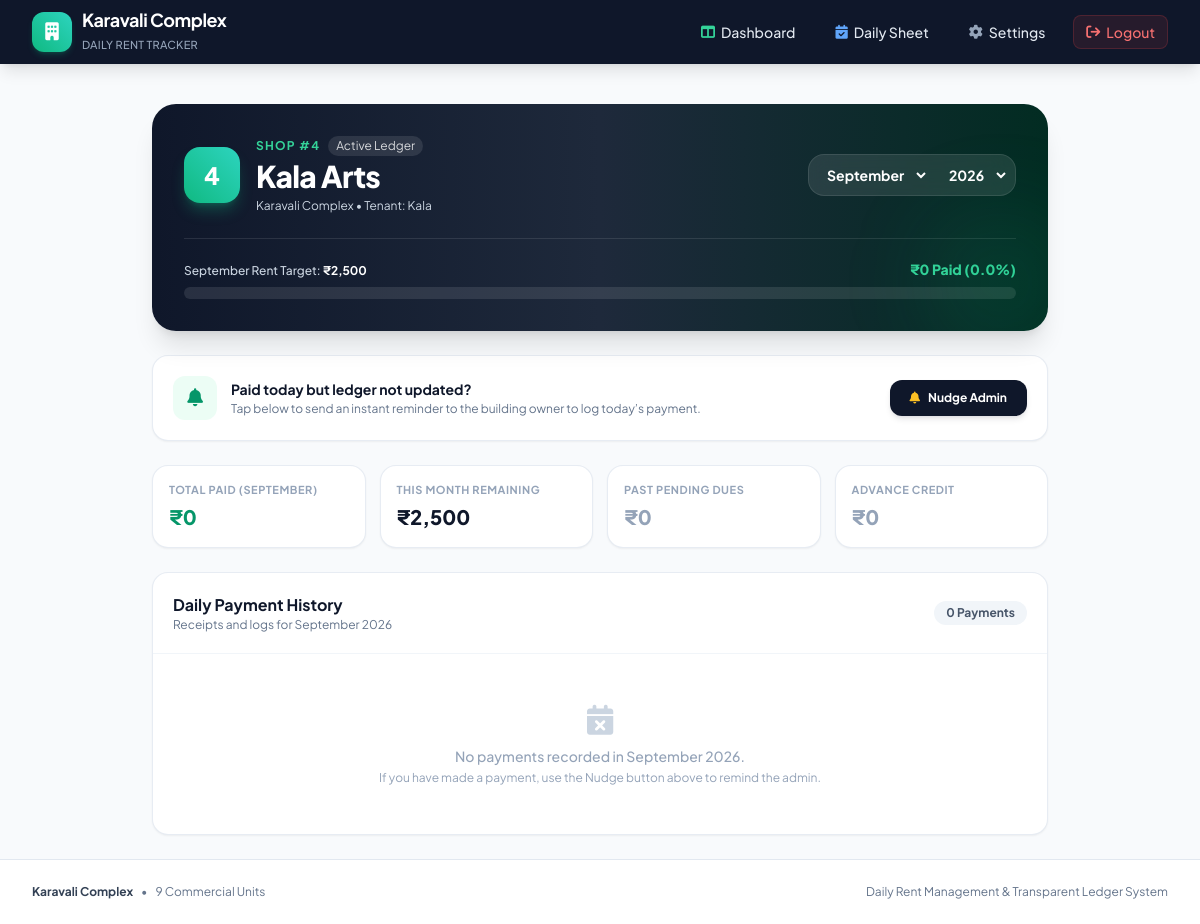
/shop/4 (signed in), run on the app's committed database.
### models.py (models this page shows, shortened)
class Shop(db.Model):
    __tablename__ = 'shops'
    id = db.Column(db.Integer, primary_key=True)
    shop_number = db.Column(db.Integer, unique=True, nullable=False)  # 1 to 9
    name = db.Column(db.String(120), nullable=False)                 # e.g., 'Namana Saloon'
    tenant_name = db.Column(db.String(120), nullable=True)
    phone = db.Column(db.String(20), nullable=True)
    monthly_rent = db.Column(db.Numeric(10, 2), default=0.00, nullable=False)
    status = db.Column(db.String(20), default='ACTIVE', nullable=False)  # 'ACTIVE' or 'VACANT'
    past_pending_balance = db.Column(db.Numeric(10, 2), default=0.00, nullable=False)
    advance_balance = db.Column(db.Numeric(10, 2), default=0.00, nullable=False)
    pin = db.Column(db.String(10), default='1234', nullable=False)  # 4-digit PIN for vendor login
    payments = db.relationship('Payment', backref='shop', cascade='all, delete-orphan', order_by='Payment.payment_date.desc(), Payment.id.desc()', lazy='dynamic')
    nudges = db.relationship('Nudge', backref='shop', cascade='all, delete-orphan', order_by='Nudge.created_at.desc()', lazy='dynamic')
    @property
    def is_active(self):
        return self.status == 'ACTIVE'
    def get_financial_summary(self, year=None, month=None):
        if year is None or month is None:
            today = date.today()
            year = today.year
            month = today.month
        if year < 2026 or (year == 2026 and month < 9):
            target_rent = Decimal('0.00')
        else:
            target_rent = Decimal(str(self.monthly_rent if self.is_active else 0.00))
        from sqlalchemy import extract, func
        month_payments_sum = db.session.query(func.coalesce(func.sum(Payment.amount), 0))\
            .filter(Payment.shop_id == self.id)\
            .filter(extract('year', Payment.payment_date) == year)\
            .filter(extract('month', Payment.payment_date) == month)\
            .scalar()
        total_paid_this_month = Decimal(str(month_payments_sum or 0.00))
        past_pending = Decimal(str(self.past_pending_balance or 0.00))
        advance = Decimal(str(self.advance_balance or 0.00))
        effective_rent = max(Decimal('0.00'), target_rent - advance)
        if total_paid_this_month >= effective_rent:
            this_month_remaining = Decimal('0.00')
            extra_paid = total_paid_this_month - effective_rent
        else:
            this_month_remaining = effective_rent - total_paid_this_month
            extra_paid = Decimal('0.00')
        net_past_pending = past_pending
        net_advance = Decimal('0.00')
        total_net_due = this_month_remaining + net_past_pending - net_advance
        return {
            'target_rent': float(target_rent),
            'total_paid_this_month': float(total_paid_this_month),
            'this_month_remaining': float(this_month_remaining),
            'past_pending': float(net_past_pending),
            'advance': float(net_advance),
            'total_net_due': float(total_net_due),
            'is_fulfilled': total_paid_this_month >= effective_rent and net_past_pending == 0,
            'percentage_paid': min(100.0, round((float(total_paid_this_month) / float(target_rent) * 100), 1)) if target_rent > 0 else 100.0
        }

### routes/vendor.py (the view)
@vendor_bp.route('/<int:shop_id>')
@login_required
@vendor_access_required
def shop_portal(shop_id):
    shop = Shop.query.get_or_404(shop_id)
    today = date.today()
    default_month = 9 if (today.year == 2026 and today.month < 9) else today.month
    default_year = 2026 if (today.year == 2026 and today.month < 9) else today.year
    selected_year = int(request.args.get('year', default_year))
    selected_month = int(request.args.get('month', default_month))
    summary = shop.get_financial_summary(selected_year, selected_month)
    payments = shop.payments.filter(
        extract('year', Payment.payment_date) == selected_year,
        extract('month', Payment.payment_date) == selected_month
    ).all()
    all_payments = shop.payments.limit(50).all()
    today_nudge = shop.nudges.filter_by(nudge_date=today, status='PENDING').first()
    has_nudged_today = today_nudge is not None
    today_payment = shop.payments.filter_by(payment_date=today).first()
    return render_template(
        'vendor/portal.html',
        shop=shop,
        summary=summary,
        payments=payments,
        all_payments=all_payments,
        has_nudged_today=has_nudged_today,
        today_payment=today_payment,
        selected_year=selected_year,
        selected_month=selected_month,
        today=today
    )

### models.py (called while the page is built)
    @property
    def is_admin(self):
        return self.role == 'ADMIN'

### routes/vendor.py (called while the page is built)
def vendor_access_required(f):
    @wraps(f)
    def decorated_function(shop_id, *args, **kwargs):
        if not current_user.is_authenticated:
            return redirect(url_for('auth.login'))
        if not current_user.is_admin and current_user.shop_id != shop_id:
            flash('Access restricted. You can only view your own shop ledger.', 'error')
            return redirect(url_for('vendor.shop_portal', shop_id=current_user.shop_id))
        return f(shop_id, *args, **kwargs)
    return decorated_function

### templates/vendor/portal.html (shortened to what this page needs)
{% extends 'base.html' %}
{% block content %}
<div class="max-w-4xl mx-auto space-y-6">
    <div class="bg-gradient-to-r from-slate-900 via-slate-800 to-emerald-950 text-white p-6 sm:p-8 rounded-3xl shadow-xl relative overflow-hidden">
        <div class="absolute -right-8 -bottom-8 w-40 h-40 bg-emerald-500/10 rounded-full blur-2xl pointer-events-none"></div>
        <div class="flex flex-col sm:flex-row sm:items-center justify-between gap-4 relative z-10">
            <div class="flex items-center gap-4">
                <div class="w-14 h-14 rounded-2xl bg-gradient-to-tr from-emerald-500 to-teal-400 flex items-center justify-center font-black text-2xl text-white shadow-lg shadow-emerald-500/30">
                    {{ shop.shop_number }}
                </div>
                <div>
                    <div class="flex items-center gap-2">
                        <span class="text-xs uppercase tracking-widest text-emerald-400 font-bold">Shop #{{ shop.shop_number }}</span>
                        <span class="text-xs bg-white/10 text-white/80 px-2 py-0.5 rounded-full">Active Ledger</span>
                    </div>
                    <h1 class="text-2xl sm:text-3xl font-extrabold tracking-tight mt-0.5">{{ shop.name }}</h1>
                    <p class="text-xs text-slate-300 mt-1">Karavali Complex • Tenant: {{ shop.tenant_name or 'Shopkeeper' }}</p>
                </div>
            </div>
            <form method="GET" action="{{ url_for('vendor.shop_portal', shop_id=shop.id) }}" class="flex items-center gap-2 bg-white/10 backdrop-blur-md p-1.5 rounded-2xl border border-white/10 text-white">
                <select name="month" onchange="this.form.submit()" class="bg-transparent text-xs sm:text-sm font-bold text-white px-2 py-1 outline-none cursor-pointer">
                    {% for m in range(1, 13) %}
                        <option value="{{ m }}" {% if m == selected_month %}selected{% endif %} class="text-slate-900">{{ m|month_name }}</option>
                    {% endfor %}
                </select>
                <select name="year" onchange="this.form.submit()" class="bg-transparent text-xs sm:text-sm font-bold text-white px-2 py-1 outline-none cursor-pointer">
                    {% for y in range(current_year - 2, current_year + 3) %}
                        <option value="{{ y }}" {% if y == selected_year %}selected{% endif %} class="text-slate-900">{{ y }}</option>
                    {% endfor %}
                </select>
            </form>
        </div>
        <div class="mt-6 pt-5 border-t border-white/10">
            <div class="flex justify-between items-baseline text-xs mb-2">
                <span class="text-slate-300 font-medium">{{ selected_month|month_name }} Rent Target: <span class="font-bold text-white">{{ summary.target_rent|inr }}</span></span>
                <span class="font-black text-emerald-400 text-sm">{{ summary.total_paid_this_month|inr }} Paid ({{ summary.percentage_paid }}%)</span>
            </div>
            <div class="w-full bg-white/10 rounded-full h-3 overflow-hidden p-0.5">
            </div>
        </div>
    </div>
    <div class="bg-white rounded-2xl p-5 border border-slate-200/80 shadow-sm flex flex-col sm:flex-row items-start sm:items-center justify-between gap-4">
        <div class="flex items-center gap-3.5">
            <div class="w-11 h-11 rounded-xl {% if has_nudged_today %}bg-amber-100 text-amber-700{% else %}bg-emerald-50 text-emerald-600{% endif %} flex items-center justify-center flex-shrink-0">
                <i class="fa-solid fa-bell text-lg"></i>
            </div>
            <div>
                <h3 class="font-bold text-slate-900 text-sm">Paid today but ledger not updated?</h3>
                <p class="text-xs text-slate-500 mt-0.5">
                    {% if today_payment %}
                        <span class="text-emerald-600 font-bold">✓ Today's payment ({{ today_payment.amount|inr }}) is already recorded!</span>
                    {% elif has_nudged_today %}
                        <span class="text-amber-600 font-bold">✓ Nudge sent to Admin for today. Waiting for update.</span>
                    {% else %}
                        Tap below to send an instant reminder to the building owner to log today’s payment.
                    {% endif %}
                </p>
            </div>
        </div>
        <div>
            {% if has_nudged_today %}
                <button type="button" disabled class="px-4 py-2.5 bg-amber-100 text-amber-800 text-xs font-bold rounded-xl cursor-not-allowed flex items-center gap-2">
                    <i class="fa-solid fa-check"></i>
                    <span>Nudge Sent Today</span>
                </button>
            {% else %}
                <form method="POST" action="{{ url_for('vendor.send_nudge', shop_id=shop.id) }}">
                    <button type="submit" class="px-5 py-2.5 bg-slate-900 hover:bg-slate-800 text-white text-xs font-bold rounded-xl shadow-md shadow-slate-900/10 transition flex items-center gap-2">
                        <i class="fa-solid fa-bell text-amber-400"></i>
                        <span>Nudge Admin</span>
                    </button>
                </form>
            {% endif %}
        </div>
    </div>
    <div class="grid grid-cols-2 sm:grid-cols-4 gap-3.5">
        <div class="bg-white p-4 rounded-2xl border border-slate-200/80 shadow-sm">
            <span class="text-[11px] font-bold uppercase tracking-wider text-slate-400 block">Total Paid ({{ selected_month|month_name }})</span>
            <div class="text-xl font-extrabold text-emerald-600 mt-1">{{ summary.total_paid_this_month|inr }}</div>
        </div>
        <div class="bg-white p-4 rounded-2xl border border-slate-200/80 shadow-sm">
            <span class="text-[11px] font-bold uppercase tracking-wider text-slate-400 block">This Month Remaining</span>
            <div class="text-xl font-extrabold {% if summary.this_month_remaining > 0 %}text-slate-900{% else %}text-emerald-600{% endif %} mt-1">
                {{ summary.this_month_remaining|inr }}
            </div>
        </div>
        <div class="bg-white p-4 rounded-2xl border border-slate-200/80 shadow-sm">
            <span class="text-[11px] font-bold uppercase tracking-wider text-slate-400 block">Past Pending Dues</span>
            <div class="text-xl font-extrabold {% if summary.past_pending > 0 %}text-rose-600{% else %}text-slate-400{% endif %} mt-1">
                {{ summary.past_pending|inr }}
            </div>
        </div>
        <div class="bg-white p-4 rounded-2xl border border-slate-200/80 shadow-sm">
            <span class="text-[11px] font-bold uppercase tracking-wider text-slate-400 block">Advance Credit</span>
            <div class="text-xl font-extrabold {% if summary.advance > 0 %}text-emerald-600{% else %}text-slate-400{% endif %} mt-1">
                {{ summary.advance|inr }}
            </div>
        </div>
    </div>
    <div class="bg-white rounded-2xl border border-slate-200/80 shadow-sm overflow-hidden">
        <div class="p-5 border-b border-slate-100 flex items-center justify-between">
            <div>
                <h3 class="font-bold text-slate-900 text-base">Daily Payment History</h3>
                <p class="text-xs text-slate-500">Receipts and logs for {{ selected_month|month_name }} {{ selected_year }}</p>
            </div>
            <span class="text-xs font-bold text-slate-600 bg-slate-100 px-3 py-1 rounded-full">
                {{ payments|length }} Payments
            </span>
        </div>
        {% if payments %}
            <div class="divide-y divide-slate-100">
                {% for p in payments %}
                    <div class="p-4 sm:px-6 hover:bg-slate-50/70 transition flex items-center justify-between gap-4">
                        <div class="flex items-center gap-3.5">
                            <div class="w-10 h-10 rounded-xl {% if p.payment_mode == 'UPI' %}bg-blue-50 text-blue-600{% else %}bg-emerald-50 text-emerald-600{% endif %} flex items-center justify-center font-bold text-sm">
                                {% if p.payment_mode == 'UPI' %}
                                    <i class="fa-solid fa-mobile-screen"></i>
                                {% else %}
                                    <i class="fa-solid fa-money-bill-wave"></i>
                                {% endif %}
                            </div>
                            <div>
                                <div class="font-bold text-slate-900 text-sm">{{ p.payment_date|format_date }}</div>
                                <div class="text-xs text-slate-400 flex items-center gap-2 mt-0.5">
                                    <span>Via {{ p.payment_mode }}</span>
                                    {% if p.notes %}
                                        <span>•</span>
                                        <span class="italic text-slate-500">{{ p.notes }}</span>
                                    {% endif %}
                                </div>
                            </div>
                        </div>
                        <div class="text-right">
                            <div class="font-black text-emerald-600 text-base sm:text-lg">
                                +{{ p.amount|inr }}
                            </div>
                            <span class="text-[10px] text-slate-400 font-medium">Logged by Admin</span>
                        </div>
                    </div>
                {% endfor %}
            </div>
        {% else %}
            <div class="py-12 text-center text-slate-400">
                <i class="fa-solid fa-calendar-xmark text-3xl mb-2 text-slate-300 block"></i>
                <p class="text-sm font-medium">No payments recorded in {{ selected_month|month_name }} {{ selected_year }}.</p>
                <p class="text-xs text-slate-400 mt-1">If you have made a payment, use the Nudge button above to remind the admin.</p>
            </div>
        {% endif %}
    </div>
</div>
{% endblock %}

### templates/base.html (style rules this page uses)
body { font-family: 'Plus Jakarta Sans', sans-serif; background-color: #f8fafc; }

### data on the page
Shop: shop_number "4", name "Kala Arts", tenant_name "Kala"

### other printed values
{{ selected_month|month_name }} "September"
{{ summary.target_rent|inr }} "₹2,500"
{{ summary.total_paid_this_month|inr }} "₹0"
{{ summary.percentage_paid }} "0.0"
{{ selected_month|month_name }} "SEPTEMBER"
{{ summary.this_month_remaining|inr }} "₹2,500"
{{ summary.past_pending|inr }} "₹0"
{{ summary.advance|inr }} "₹0"
{{ selected_year }} "2026"
{{ payments|length }} "0"
form field month "September"
form field year "2026"
